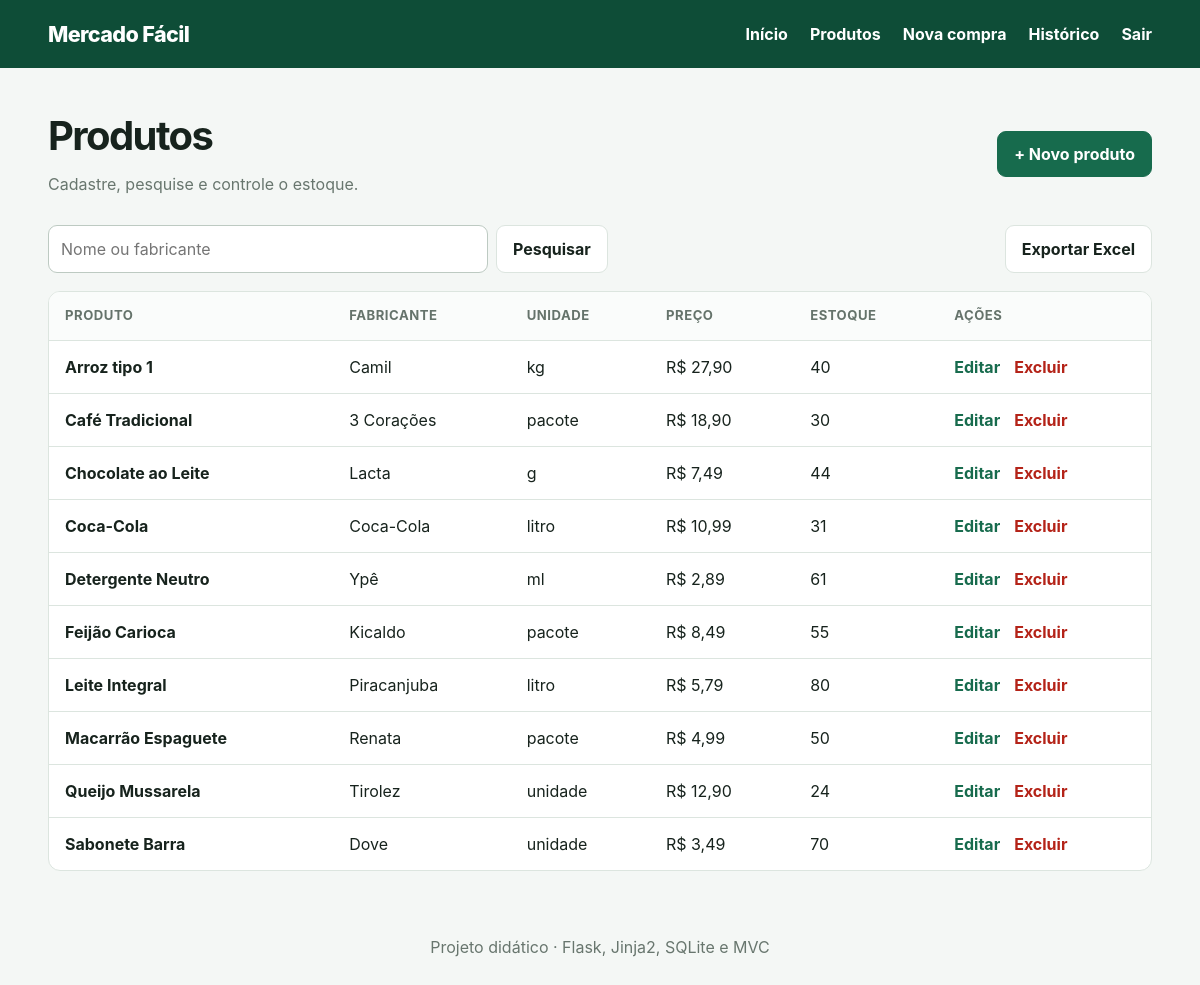
Page /produtos (signed in) on the committed database.
### tables this page shows
CREATE TABLE produtos (
    id INTEGER PRIMARY KEY AUTOINCREMENT,
    nome TEXT NOT NULL,
    fabricante TEXT NOT NULL,
    unidade TEXT NOT NULL,
    preco_centavos INTEGER NOT NULL CHECK (preco_centavos >= 0),
    estoque INTEGER NOT NULL DEFAULT 0 CHECK (estoque >= 0),
    criado_em TEXT NOT NULL DEFAULT CURRENT_TIMESTAMP
);

### controllers/produto_controller.py (the view)
@produto_bp.get("")
def listar():
    busca = request.args.get("busca", "")
    return render_template("produtos.html", produtos=produto_model.listar(busca), busca=busca)

### database.py (called while the page is built)
def get_db():
    if "db" not in g:
        database_path = Path(current_app.config["DATABASE"])
        database_path.parent.mkdir(parents=True, exist_ok=True)
        g.db = sqlite3.connect(database_path)
        g.db.row_factory = sqlite3.Row
        g.db.execute("PRAGMA foreign_keys = ON")
    return g.db

### models/produto.py (called while the page is built)
def listar(busca=""):
    termo = f"%{busca.strip()}%"
    return get_db().execute(
        """SELECT * FROM produtos
           WHERE nome LIKE ? OR fabricante LIKE ?
           ORDER BY nome COLLATE NOCASE""",
        (termo, termo),
    ).fetchall()

### utils.py (called while the page is built)
def formatar_moeda(centavos):
    valor = Decimal(int(centavos)) / 100
    return f"R$ {valor:,.2f}".replace(",", "X").replace(".", ",").replace("X", ".")

### templates/produtos.html (shortened to what this page needs)
{% extends "base.html" %}
{% block conteudo %}
<div class="cabecalho-pagina"><div><h1>Produtos</h1><p>Cadastre, pesquise e controle o estoque.</p></div><a class="botao primario" href="{{ url_for('produto.novo') }}">+ Novo produto</a></div>
<div class="barra-acoes">
  <form method="get" class="busca"><input name="busca" value="{{ busca }}" placeholder="Nome ou fabricante" aria-label="Pesquisar"><button class="botao">Pesquisar</button></form>
  <a class="botao secundario" href="{{ url_for('produto.exportar') }}">Exportar Excel</a>
</div>
<div class="tabela-wrapper"><table><thead><tr><th>Produto</th><th>Fabricante</th><th>Unidade</th><th>Preço</th><th>Estoque</th><th>Ações</th></tr></thead><tbody>
{% for p in produtos %}<tr><td><strong>{{ p.nome }}</strong></td><td>{{ p.fabricante }}</td><td>{{ p.unidade }}</td><td>{{ p.preco_centavos|moeda }}</td><td>{{ p.estoque }}</td><td class="acoes"><a href="{{ url_for('produto.editar', produto_id=p.id) }}">Editar</a><form method="post" action="{{ url_for('produto.excluir', produto_id=p.id) }}" onsubmit="return confirm('Excluir este produto?')"><button class="perigo link-button">Excluir</button></form></td></tr>
{% else %}<tr><td colspan="6" class="vazio">Nenhum produto encontrado.</td></tr>{% endfor %}
</tbody></table></div>
{% endblock %}

### templates/base.html (shortened to what this page needs)
<!doctype html>
<html lang="pt-BR">
<head>
  <link rel="stylesheet" href="{{ url_for('static', filename='style.css') }}">
</head>
<body>
  <header class="topo">
    <a class="marca" href="{{ url_for('main.inicio') if session.get('usuario_id') else url_for('auth.login') }}">Mercado Fácil</a>
    {% if session.get('usuario_id') %}
      <nav aria-label="Navegação principal">
        <a href="{{ url_for('main.inicio') }}">Início</a>
        <a href="{{ url_for('produto.listar') }}">Produtos</a>
        <a href="{{ url_for('compra.nova') }}">Nova compra</a>
        <a href="{{ url_for('compra.listar') }}">Histórico</a>
        <form method="post" action="{{ url_for('auth.logout') }}"><button class="link-button">Sair</button></form>
      </nav>
    {% endif %}
  </header>
  <main class="container">
    {% block conteudo %}{% endblock %}
  </main>
  <footer>Projeto didático · Flask, Jinja2, SQLite e MVC</footer>
</body>
</html>

### static/style.css (style rules this page uses)
:root { --verde:#176b4d;--verde-escuro:#0e4d37;--fundo:#f4f7f5;--texto:#17231d;--borda:#dce5df;--branco:#fff;--erro:#b42318 }
* { box-sizing:border-box }
body { margin:0;font-family:Inter,system-ui,-apple-system,"Segoe UI",sans-serif;background:var(--fundo);color:var(--texto);line-height:1.5 }
a { color:var(--verde);font-weight:650;text-decoration:none }
.topo { background:var(--verde-escuro);color:#fff;min-height:68px;padding:0 max(4vw,20px);display:flex;align-items:center;justify-content:space-between;gap:24px }
.marca { color:#fff;font-size:1.35rem;font-weight:800;letter-spacing:-.03em }
.topo nav { display:flex;align-items:center;gap:22px;flex-wrap:wrap }
.topo nav a,.topo .link-button { color:#fff }
.topo nav form,.acoes form,.acoes-finais form { margin:0 }
.container { width:min(1120px,92%);margin:38px auto;min-height:calc(100vh - 180px) }
footer { text-align:center;color:#68766e;padding:26px }
.cabecalho-pagina { display:flex;justify-content:space-between;align-items:center;gap:20px;margin-bottom:24px }
.cabecalho-pagina h1 { margin:0;font-size:clamp(1.8rem,4vw,2.5rem);letter-spacing:-.04em }
.cabecalho-pagina p,.auth-card>p { color:#68766e;margin:.35rem 0 }
input,select { width:100%;border:1px solid #bdcac2;border-radius:9px;padding:11px 12px;background:#fff;font:inherit;color:inherit }
.botao { display:inline-flex;align-items:center;justify-content:center;border:1px solid var(--borda);border-radius:9px;padding:10px 16px;background:#fff;color:var(--texto);font:inherit;font-weight:700;cursor:pointer }
.botao.primario { background:var(--verde);border-color:var(--verde);color:#fff }
.botao.secundario { background:#fff }
.link-button { border:0;background:none;padding:0;font:inherit;font-weight:650;cursor:pointer }
.perigo { color:var(--erro) }
.barra-acoes { display:flex;justify-content:space-between;gap:14px;margin-bottom:18px }
.busca { display:flex;gap:8px;flex:1 }
.busca input { max-width:440px }
.tabela-wrapper { overflow:auto;background:#fff;border:1px solid var(--borda);border-radius:12px }
table { width:100%;border-collapse:collapse;min-width:680px }
th,td { text-align:left;padding:14px 16px;border-bottom:1px solid var(--borda) }
th { font-size:.82rem;text-transform:uppercase;letter-spacing:.04em;color:#65736b;background:#fafcfb }
tbody tr:last-child td { border-bottom:0 }
.acoes { display:flex;gap:14px }

### rows in the picture
produtos: nome "Arroz tipo 1", fabricante "Camil", unidade "kg", preco_centavos|moeda "R$ 27,90", estoque "40"
produtos: nome "Café Tradicional", fabricante "3 Corações", unidade "pacote", preco_centavos|moeda "R$ 18,90", estoque "30"
produtos: nome "Chocolate ao Leite", fabricante "Lacta", unidade "g", preco_centavos|moeda "R$ 7,49", estoque "44"
produtos: nome "Coca-Cola", fabricante "Coca-Cola", unidade "litro", preco_centavos|moeda "R$ 10,99", estoque "31"
produtos: nome "Detergente Neutro", fabricante "Ypê", unidade "ml", preco_centavos|moeda "R$ 2,89", estoque "61"
produtos: nome "Feijão Carioca", fabricante "Kicaldo", unidade "pacote", preco_centavos|moeda "R$ 8,49", estoque "55"
produtos: nome "Leite Integral", fabricante "Piracanjuba", unidade "litro", preco_centavos|moeda "R$ 5,79", estoque "80"
produtos: nome "Macarrão Espaguete", fabricante "Renata", unidade "pacote", preco_centavos|moeda "R$ 4,99", estoque "50"
produtos: nome "Queijo Mussarela", fabricante "Tirolez", unidade "unidade", preco_centavos|moeda "R$ 12,90", estoque "24"
produtos: nome "Sabonete Barra", fabricante "Dove", unidade "unidade", preco_centavos|moeda "R$ 3,49", estoque "70"
